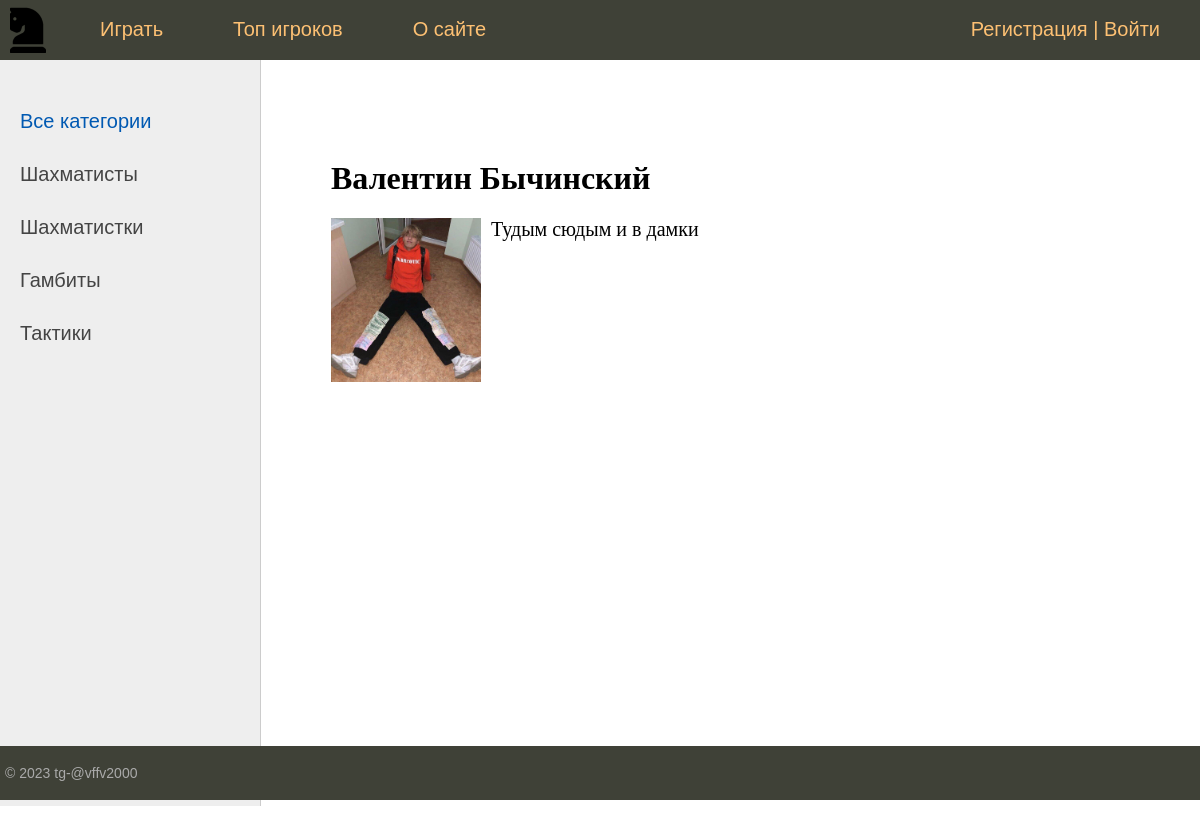
/post/valentin-bychinskij/, run on an earlier commit of the app's database.
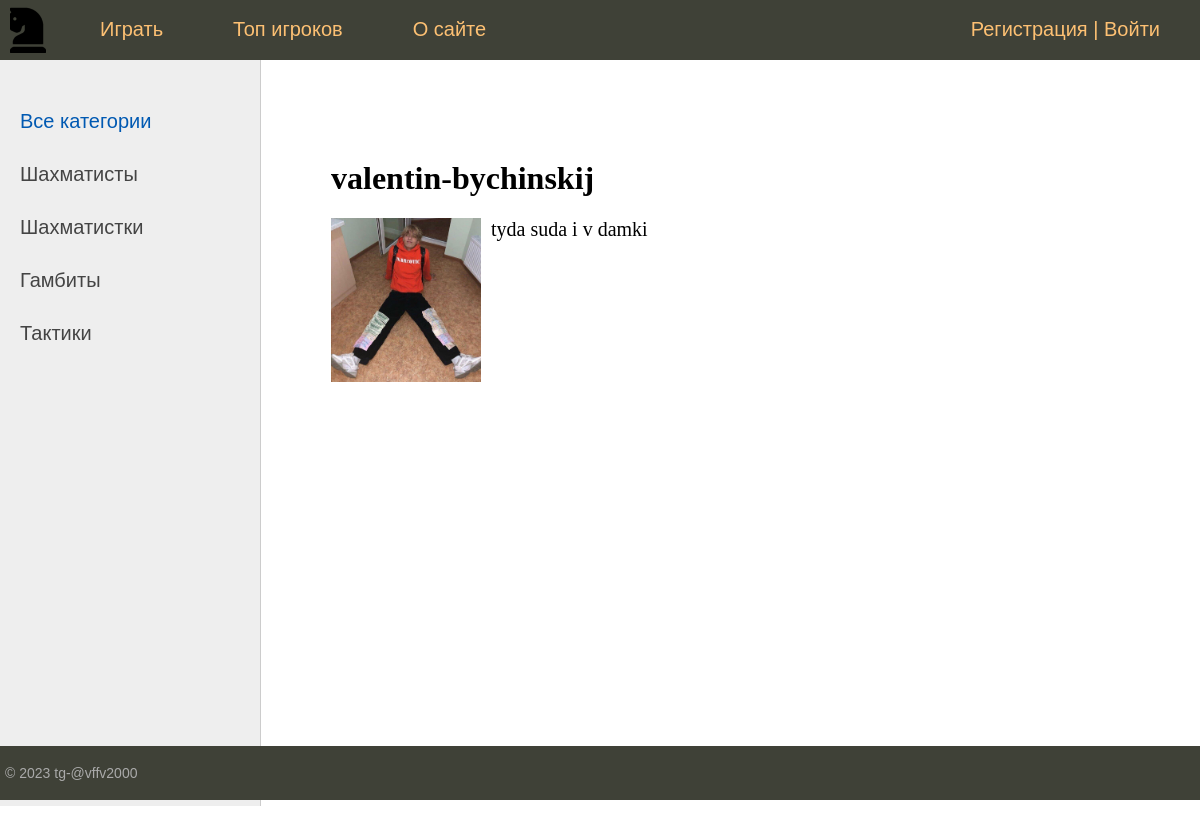
And on a later commit of the database.
### chess/models.py (models this page shows, shortened)
class Masters(models.Model):
    title = models.CharField(max_length=255, verbose_name="Заголовок")
    slug = models.SlugField(max_length=255, unique=True, db_index=True, verbose_name="URL")
    content = models.TextField(blank=True, verbose_name="Текст статьи")
    photo = models.ImageField(upload_to="photos/%Y/%m/%d/", verbose_name="Фото")
    time_create = models.DateTimeField(auto_now_add=True, verbose_name="Время создания")
    time_update = models.DateTimeField(auto_now=True, verbose_name="Время изменения")
    is_published = models.BooleanField(default=True, verbose_name="Публикация")
    cat = models.ForeignKey('Category', on_delete=models.PROTECT,  verbose_name="Категории")
    user = models.ForeignKey(User,verbose_name='Пользователь',on_delete=models.CASCADE)
    def __str__(self):
        return self.title
    class Meta:
        verbose_name = "Известные шахматисты"
        verbose_name_plural = "Известные шахматисты"
        ordering = ['-time_create']

### chess/views.py (the view)
# urls.py: path('post/<slug:post_slug>/', ShowPost.as_view(), name='post'),
class ShowPost(DataMixin, DetailView):
    model = Masters
    template_name = 'chess/post.html'
    slug_url_kwarg = 'post_slug'
    context_object_name = 'post'
    def get_context_data(self, *, object_list=None, **kwargs):
        context = super().get_context_data(**kwargs)
        c_def = self.get_user_context(title=context['post'])
        return context | c_def

### chess/models.py (called while the page is built)
    def get_absolute_url(self):
        return reverse('category', kwargs={'cat_slug': self.slug})

### chess/templatetags/chess_tags.py (called while the page is built)
@register.inclusion_tag('chess/list_catigories.html')  # для отображения бара слева в html{% show_category %}
def show_category(sort=None, cat_selected=0):
    if not sort:
        cats = Category.objects.all()
    else:
        cats = Category.objects.order_by(sort)
    return {'cats': cats, "cat_selected": cat_selected}

### chess/utils.py (called while the page is built)
    def get_user_context(self, **kwargs):  # создаёт контекст для шаблона
        context = kwargs  # начальный словарь
        cats = Category.objects.all()
        context['menu'] = menu
        context['cats'] = cats
        if 'cat_selected' not in context:
            context['cat_selected'] = 0
        return context

### chess/templates/chess/post.html
{% extends 'chess/base.html' %}
{% block content %}
<h1>{{ post.title }}</h1>
{% if post.photo %}
    <p><img class="img-article-left thumb" src="{{ post.photo.url }}"></p>
{% endif %}
{{ post.content|linebreaks }}
{% endblock %}

What changed in the data, as far as the page shows it:
changed Masters: title "Валентин Бычинский" → "valentin-bychinskij"; content "Тудым сюдым и в дамки" → "tyda suda i v damki"
